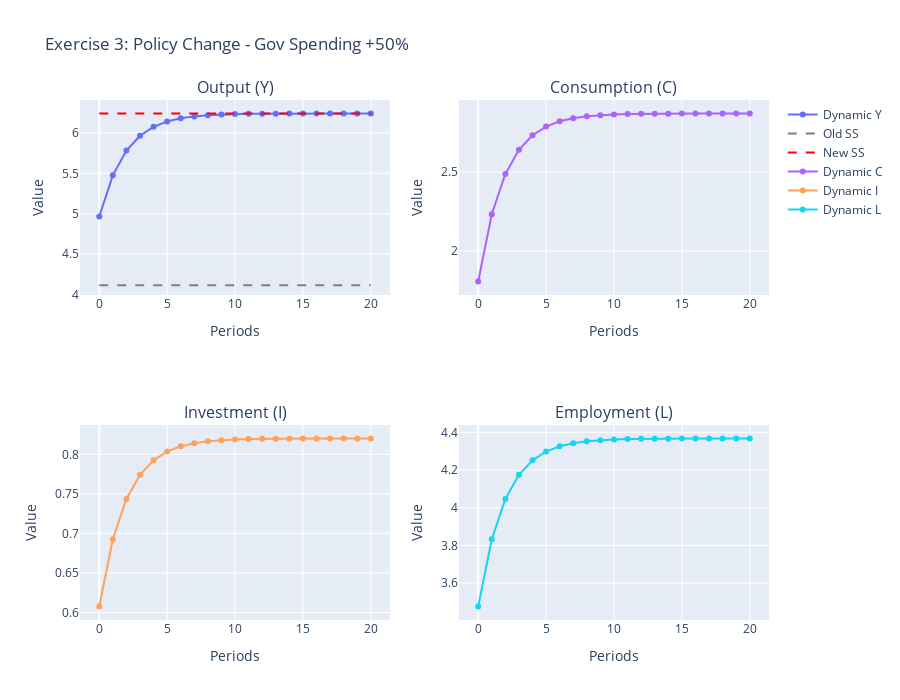
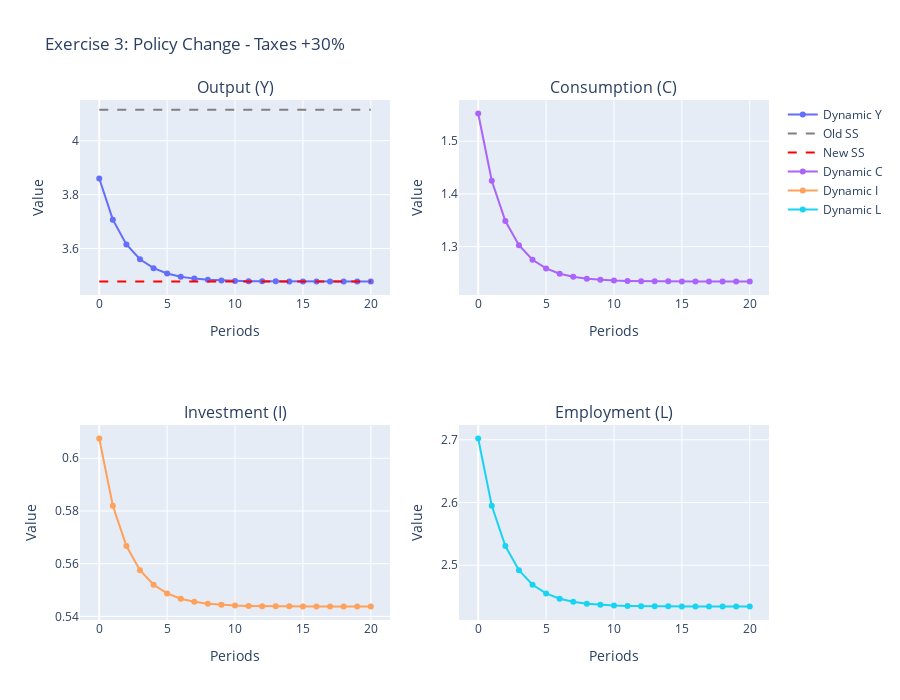
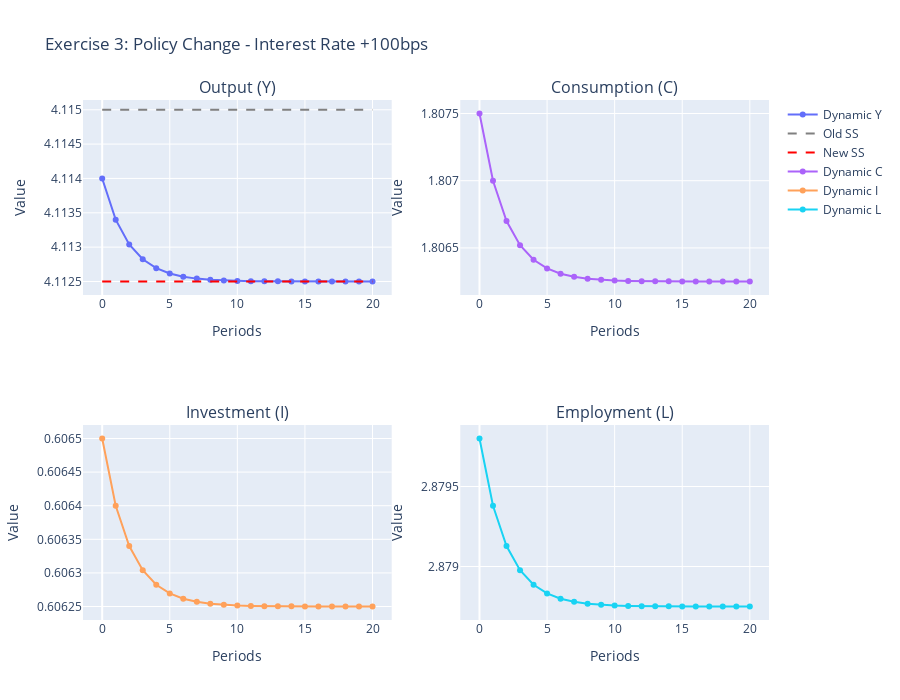

The notebook cell these images were saved under, in order:
### Code cell
# Exercise 3: Policy Changes on the base steady state (c = 0.5)

policy_scenarios = {
    'Gov Spending +50%': {'G': 1.7 * 1.5, 'T': 1.7, 'i': 0.04},
    'Taxes +30%': {'G': 1.7, 'T': 1.7 * 1.3, 'i': 0.04},
    'Interest Rate +100bps': {'G': 1.7, 'T': 1.7, 'i': 0.04 + 0.01}
}

for name, change in policy_scenarios.items():
    p_new = get_params(c=0.5, G=change['G'], T=change['T'], i=change['i'])
    Y_ss_new, _, _, _, _ = steady_state(p_new)
    # In Exercise 3 the economy starts at the original steady state from Exercise 1
    Y_init = Y_ss
    Y_dyn, C_dyn, I_dyn, _ = dynamic_path(Y_init, p_new, periods)
    L_dyn = gamma * Y_dyn
    t = np.arange(0, periods+1)
    
    fig_policy = make_subplots(rows=2, cols=2,
                               subplot_titles=("Output (Y)", "Consumption (C)", "Investment (I)", "Employment (L)"))
    
    fig_policy.add_trace(go.Scatter(x=t, y=Y_dyn, mode='lines+markers', name='Dynamic Y'), row=1, col=1)
    fig_policy.add_trace(go.Scatter(x=[0, periods], y=[Y_ss, Y_ss], mode='lines', name='Old SS', line=dict(dash='dash', color='grey')), row=1, col=1)
    fig_policy.add_trace(go.Scatter(x=[0, periods], y=[Y_ss_new, Y_ss_new], mode='lines', name='New SS', line=dict(dash='dash', color='red')), row=1, col=1)
    
    fig_policy.add_trace(go.Scatter(x=t, y=C_dyn, mode='lines+markers', name='Dynamic C'), row=1, col=2)
    
    fig_policy.add_trace(go.Scatter(x=t, y=I_dyn, mode='lines+markers', name='Dynamic I'), row=2, col=1)
    
    fig_policy.add_trace(go.Scatter(x=t, y=L_dyn, mode='lines+markers', name='Dynamic L'), row=2, col=2)
    
    fig_policy.update_layout(title=f'Exercise 3: Policy Change - {name}', showlegend=True, height=700, width=900)
    fig_policy.update_xaxes(title_text='Periods')
    fig_policy.update_yaxes(title_text='Value')
    fig_policy.show()

### Figure 1 — Plotly figure (JSON) as saved in the notebook; plotly's stock layout.template omitted (floating-point values rounded to 4 significant figures)
{"data": [{"mode": "lines+markers", "name": "Dynamic Y", "type": "scatter", "x": [0, 1, 2, 3, 4, 5, 6, 7, 8, 9, 10, 11, 12, 13, 14, 15, 16, 17, 18, 19, 20], "xaxis": "x", "y": [4.965, 5.475, 5.781, 5.965, 6.075, 6.141, 6.181, 6.204, 6.219, 6.227, 6.232, 6.235, 6.237, 6.238, 6.239, 6.239, 6.24, 6.24, 6.24, 6.24, 6.24], "yaxis": "y"}, {"line": {"color": "grey", "dash": "dash"}, "mode": "lines", "name": "Old SS", "type": "scatter", "x": [0, 20], "xaxis": "x", "y": [4.115, 4.115], "yaxis": "y"}, {"line": {"color": "red", "dash": "dash"}, "mode": "lines", "name": "New SS", "type": "scatter", "x": [0, 20], "xaxis": "x", "y": [6.24, 6.24], "yaxis": "y"}, {"mode": "lines+markers", "name": "Dynamic C", "type": "scatter", "x": [0, 1, 2, 3, 4, 5, 6, 7, 8, 9, 10, 11, 12, 13, 14, 15, 16, 17, 18, 19, 20], "xaxis": "x2", "y": [1.807, 2.232, 2.487, 2.64, 2.732, 2.787, 2.82, 2.84, 2.852, 2.859, 2.864, 2.866, 2.868, 2.869, 2.869, 2.87, 2.87, 2.87, 2.87, 2.87, 2.87], "yaxis": "y2"}, {"mode": "lines+markers", "name": "Dynamic I", "type": "scatter", "x": [0, 1, 2, 3, 4, 5, 6, 7, 8, 9, 10, 11, 12, 13, 14, 15, 16, 17, 18, 19, 20], "xaxis": "x3", "y": [0.6075, 0.6925, 0.7435, 0.7741, 0.7925, 0.8035, 0.8101, 0.8141, 0.8164, 0.8179, 0.8187, 0.8192, 0.8195, 0.8197, 0.8198, 0.8199, 0.8199, 0.82, 0.82, 0.82, 0.82], "yaxis": "y3"}, {"mode": "lines+markers", "name": "Dynamic L", "type": "scatter", "x": [0, 1, 2, 3, 4, 5, 6, 7, 8, 9, 10, 11, 12, 13, 14, 15, 16, 17, 18, 19, 20], "xaxis": "x4", "y": [3.475, 3.832, 4.047, 4.175, 4.252, 4.299, 4.326, 4.343, 4.353, 4.359, 4.363, 4.365, 4.366, 4.367, 4.367, 4.368, 4.368, 4.368, 4.368, 4.368, 4.368], "yaxis": "y4"}], "layout": {"annotations": [{"font": {"size": 16}, "showarrow": false, "text": "Output (Y)", "x": 0.225, "xanchor": "center", "xref": "paper", "y": 1, "yanchor": "bottom", "yref": "paper"}, {"font": {"size": 16}, "showarrow": false, "text": "Consumption (C)", "x": 0.775, "xanchor": "center", "xref": "paper", "y": 1, "yanchor": "bottom", "yref": "paper"}, {"font": {"size": 16}, "showarrow": false, "text": "Investment (I)", "x": 0.225, "xanchor": "center", "xref": "paper", "y": 0.375, "yanchor": "bottom", "yref": "paper"}, {"font": {"size": 16}, "showarrow": false, "text": "Employment (L)", "x": 0.775, "xanchor": "center", "xref": "paper", "y": 0.375, "yanchor": "bottom", "yref": "paper"}], "height": 700, "showlegend": true, "title": {"text": "Exercise 3: Policy Change - Gov Spending +50%"}, "width": 900, "xaxis": {"anchor": "y", "autorange": true, "domain": [0, 0.45], "range": [-1.422, 21.42], "title": {"text": "Periods"}, "type": "linear"}, "xaxis2": {"anchor": "y2", "autorange": true, "domain": [0.55, 1], "range": [-1.422, 21.42], "title": {"text": "Periods"}, "type": "linear"}, "xaxis3": {"anchor": "y3", "autorange": true, "domain": [0, 0.45], "range": [-1.422, 21.42], "title": {"text": "Periods"}, "type": "linear"}, "xaxis4": {"anchor": "y4", "autorange": true, "domain": [0.55, 1], "range": [-1.422, 21.42], "title": {"text": "Periods"}, "type": "linear"}, "yaxis": {"anchor": "x", "autorange": true, "domain": [0.625, 1], "range": [3.994, 6.407], "title": {"text": "Value"}, "type": "linear"}, "yaxis2": {"anchor": "x2", "autorange": true, "domain": [0.625, 1], "range": [1.722, 2.955], "title": {"text": "Value"}, "type": "linear"}, "yaxis3": {"anchor": "x3", "autorange": true, "domain": [0, 0.375], "range": [0.5904, 0.8371], "title": {"text": "Value"}, "type": "linear"}, "yaxis4": {"anchor": "x4", "autorange": true, "domain": [0, 0.375], "range": [3.404, 4.44], "title": {"text": "Value"}, "type": "linear"}}}

### Figure 2 — Plotly figure (JSON) as saved in the notebook; plotly's stock layout.template omitted (floating-point values rounded to 4 significant figures)
{"data": [{"mode": "lines+markers", "name": "Dynamic Y", "type": "scatter", "x": [0, 1, 2, 3, 4, 5, 6, 7, 8, 9, 10, 11, 12, 13, 14, 15, 16, 17, 18, 19, 20], "xaxis": "x", "y": [3.86, 3.707, 3.615, 3.56, 3.527, 3.507, 3.495, 3.488, 3.484, 3.481, 3.48, 3.479, 3.478, 3.478, 3.478, 3.478, 3.478, 3.478, 3.478, 3.478, 3.478], "yaxis": "y"}, {"line": {"color": "grey", "dash": "dash"}, "mode": "lines", "name": "Old SS", "type": "scatter", "x": [0, 20], "xaxis": "x", "y": [4.115, 4.115], "yaxis": "y"}, {"line": {"color": "red", "dash": "dash"}, "mode": "lines", "name": "New SS", "type": "scatter", "x": [0, 20], "xaxis": "x", "y": [3.478, 3.478], "yaxis": "y"}, {"mode": "lines+markers", "name": "Dynamic C", "type": "scatter", "x": [0, 1, 2, 3, 4, 5, 6, 7, 8, 9, 10, 11, 12, 13, 14, 15, 16, 17, 18, 19, 20], "xaxis": "x2", "y": [1.552, 1.425, 1.349, 1.303, 1.275, 1.259, 1.249, 1.243, 1.239, 1.237, 1.236, 1.235, 1.234, 1.234, 1.234, 1.234, 1.234, 1.234, 1.234, 1.234, 1.234], "yaxis": "y2"}, {"mode": "lines+markers", "name": "Dynamic I", "type": "scatter", "x": [0, 1, 2, 3, 4, 5, 6, 7, 8, 9, 10, 11, 12, 13, 14, 15, 16, 17, 18, 19, 20], "xaxis": "x3", "y": [0.6075, 0.582, 0.5667, 0.5575, 0.552, 0.5487, 0.5467, 0.5455, 0.5448, 0.5444, 0.5441, 0.544, 0.5439, 0.5438, 0.5438, 0.5438, 0.5438, 0.5438, 0.5438, 0.5438, 0.5438], "yaxis": "y3"}, {"mode": "lines+markers", "name": "Dynamic L", "type": "scatter", "x": [0, 1, 2, 3, 4, 5, 6, 7, 8, 9, 10, 11, 12, 13, 14, 15, 16, 17, 18, 19, 20], "xaxis": "x4", "y": [2.702, 2.595, 2.531, 2.492, 2.469, 2.455, 2.447, 2.442, 2.439, 2.437, 2.436, 2.435, 2.435, 2.435, 2.434, 2.434, 2.434, 2.434, 2.434, 2.434, 2.434], "yaxis": "y4"}], "layout": {"annotations": [{"font": {"size": 16}, "showarrow": false, "text": "Output (Y)", "x": 0.225, "xanchor": "center", "xref": "paper", "y": 1, "yanchor": "bottom", "yref": "paper"}, {"font": {"size": 16}, "showarrow": false, "text": "Consumption (C)", "x": 0.775, "xanchor": "center", "xref": "paper", "y": 1, "yanchor": "bottom", "yref": "paper"}, {"font": {"size": 16}, "showarrow": false, "text": "Investment (I)", "x": 0.225, "xanchor": "center", "xref": "paper", "y": 0.375, "yanchor": "bottom", "yref": "paper"}, {"font": {"size": 16}, "showarrow": false, "text": "Employment (L)", "x": 0.775, "xanchor": "center", "xref": "paper", "y": 0.375, "yanchor": "bottom", "yref": "paper"}], "height": 700, "showlegend": true, "title": {"text": "Exercise 3: Policy Change - Taxes +30%"}, "width": 900, "xaxis": {"anchor": "y", "autorange": true, "domain": [0, 0.45], "range": [-1.422, 21.42], "title": {"text": "Periods"}, "type": "linear"}, "xaxis2": {"anchor": "y2", "autorange": true, "domain": [0.55, 1], "range": [-1.422, 21.42], "title": {"text": "Periods"}, "type": "linear"}, "xaxis3": {"anchor": "y3", "autorange": true, "domain": [0, 0.45], "range": [-1.422, 21.42], "title": {"text": "Periods"}, "type": "linear"}, "xaxis4": {"anchor": "y4", "autorange": true, "domain": [0.55, 1], "range": [-1.422, 21.42], "title": {"text": "Periods"}, "type": "linear"}, "yaxis": {"anchor": "x", "autorange": true, "domain": [0.625, 1], "range": [3.427, 4.151], "title": {"text": "Value"}, "type": "linear"}, "yaxis2": {"anchor": "x2", "autorange": true, "domain": [0.625, 1], "range": [1.208, 1.578], "title": {"text": "Value"}, "type": "linear"}, "yaxis3": {"anchor": "x3", "autorange": true, "domain": [0, 0.375], "range": [0.5386, 0.6126], "title": {"text": "Value"}, "type": "linear"}, "yaxis4": {"anchor": "x4", "autorange": true, "domain": [0, 0.375], "range": [2.413, 2.724], "title": {"text": "Value"}, "type": "linear"}}}

### Figure 3 — Plotly figure (JSON) as saved in the notebook; plotly's stock layout.template omitted (floating-point values rounded to 4 significant figures)
{"data": [{"mode": "lines+markers", "name": "Dynamic Y", "type": "scatter", "x": [0, 1, 2, 3, 4, 5, 6, 7, 8, 9, 10, 11, 12, 13, 14, 15, 16, 17, 18, 19, 20], "xaxis": "x", "y": [4.114, 4.113, 4.113, 4.113, 4.113, 4.113, 4.113, 4.113, 4.113, 4.113, 4.113, 4.113, 4.113, 4.113, 4.113, 4.113, 4.113, 4.113, 4.113, 4.113, 4.113], "yaxis": "y"}, {"line": {"color": "grey", "dash": "dash"}, "mode": "lines", "name": "Old SS", "type": "scatter", "x": [0, 20], "xaxis": "x", "y": [4.115, 4.115], "yaxis": "y"}, {"line": {"color": "red", "dash": "dash"}, "mode": "lines", "name": "New SS", "type": "scatter", "x": [0, 20], "xaxis": "x", "y": [4.112, 4.112], "yaxis": "y"}, {"mode": "lines+markers", "name": "Dynamic C", "type": "scatter", "x": [0, 1, 2, 3, 4, 5, 6, 7, 8, 9, 10, 11, 12, 13, 14, 15, 16, 17, 18, 19, 20], "xaxis": "x2", "y": [1.807, 1.807, 1.807, 1.807, 1.806, 1.806, 1.806, 1.806, 1.806, 1.806, 1.806, 1.806, 1.806, 1.806, 1.806, 1.806, 1.806, 1.806, 1.806, 1.806, 1.806], "yaxis": "y2"}, {"mode": "lines+markers", "name": "Dynamic I", "type": "scatter", "x": [0, 1, 2, 3, 4, 5, 6, 7, 8, 9, 10, 11, 12, 13, 14, 15, 16, 17, 18, 19, 20], "xaxis": "x3", "y": [0.6065, 0.6064, 0.6063, 0.6063, 0.6063, 0.6063, 0.6063, 0.6063, 0.6063, 0.6063, 0.6063, 0.6063, 0.6063, 0.6063, 0.6063, 0.6063, 0.6063, 0.6063, 0.6063, 0.6063, 0.6063], "yaxis": "y3"}, {"mode": "lines+markers", "name": "Dynamic L", "type": "scatter", "x": [0, 1, 2, 3, 4, 5, 6, 7, 8, 9, 10, 11, 12, 13, 14, 15, 16, 17, 18, 19, 20], "xaxis": "x4", "y": [2.88, 2.879, 2.879, 2.879, 2.879, 2.879, 2.879, 2.879, 2.879, 2.879, 2.879, 2.879, 2.879, 2.879, 2.879, 2.879, 2.879, 2.879, 2.879, 2.879, 2.879], "yaxis": "y4"}], "layout": {"annotations": [{"font": {"size": 16}, "showarrow": false, "text": "Output (Y)", "x": 0.225, "xanchor": "center", "xref": "paper", "y": 1, "yanchor": "bottom", "yref": "paper"}, {"font": {"size": 16}, "showarrow": false, "text": "Consumption (C)", "x": 0.775, "xanchor": "center", "xref": "paper", "y": 1, "yanchor": "bottom", "yref": "paper"}, {"font": {"size": 16}, "showarrow": false, "text": "Investment (I)", "x": 0.225, "xanchor": "center", "xref": "paper", "y": 0.375, "yanchor": "bottom", "yref": "paper"}, {"font": {"size": 16}, "showarrow": false, "text": "Employment (L)", "x": 0.775, "xanchor": "center", "xref": "paper", "y": 0.375, "yanchor": "bottom", "yref": "paper"}], "height": 700, "showlegend": true, "title": {"text": "Exercise 3: Policy Change - Interest Rate +100bps"}, "width": 900, "xaxis": {"anchor": "y", "autorange": true, "domain": [0, 0.45], "range": [-1.426, 21.43], "title": {"text": "Periods"}, "type": "linear"}, "xaxis2": {"anchor": "y2", "autorange": true, "domain": [0.55, 1], "range": [-1.426, 21.43], "title": {"text": "Periods"}, "type": "linear"}, "xaxis3": {"anchor": "y3", "autorange": true, "domain": [0, 0.45], "range": [-1.426, 21.43], "title": {"text": "Periods"}, "type": "linear"}, "xaxis4": {"anchor": "y4", "autorange": true, "domain": [0.55, 1], "range": [-1.426, 21.43], "title": {"text": "Periods"}, "type": "linear"}, "yaxis": {"anchor": "x", "autorange": true, "domain": [0.625, 1], "range": [4.112, 4.115], "title": {"text": "Value"}, "type": "linear"}, "yaxis2": {"anchor": "x2", "autorange": true, "domain": [0.625, 1], "range": [1.806, 1.808], "title": {"text": "Value"}, "type": "linear"}, "yaxis3": {"anchor": "x3", "autorange": true, "domain": [0, 0.375], "range": [0.6062, 0.6065], "title": {"text": "Value"}, "type": "linear"}, "yaxis4": {"anchor": "x4", "autorange": true, "domain": [0, 0.375], "range": [2.879, 2.88], "title": {"text": "Value"}, "type": "linear"}}}
